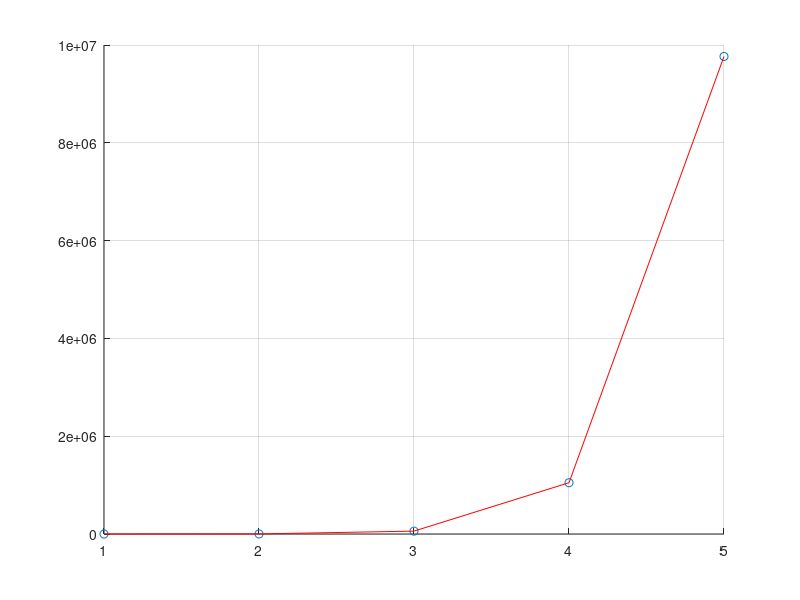

MATLAB code to generate this figure:
clc ;
x = 1 : 1 : 5 ; y = x ;
for i =2 : 10 
    for j = 1 : length(x)
        y(j) = x(j)^i ;
    end
    scatter(x, y);
    hold on ;
    plot(x, y, 'r' ), grid on  ;
    hold off ;
    pause ( 2) ;
end